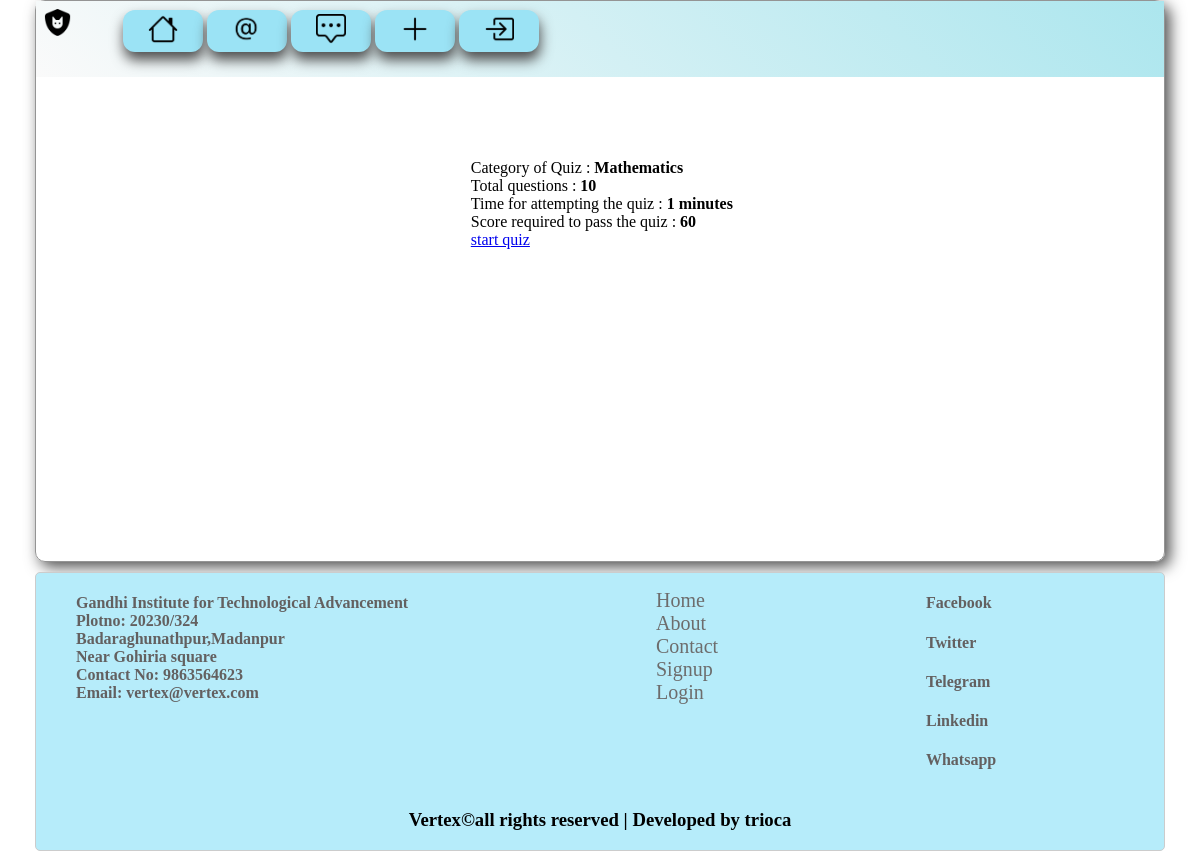
/Mathematics/, run on the app's committed database.
### Point/models.py (models this page shows, shortened)
class Category(models.Model):
    sl_no=models.AutoField(primary_key=True)
    name=models.CharField(max_length=100,default="No Name")
    number_of_questions=models.IntegerField(default=10)
    time=models.IntegerField(help_text="duration of the quiz in minutes.",default=1)
    required_score=models.IntegerField(help_text="required score to pass the quiz.",default=60)
    cat=models.CharField(max_length=50)
    cat_img=models.ImageField(upload_to="static/category_media",blank=True)
    parent=models.ForeignKey('self',on_delete=models.CASCADE,null=True,blank=True)
    class Meta:
        verbose_name_plural='Categories'

### Point/views.py (the view)
# urls.py: path('<str:cat>/',views.viewCat,name="viewCat"),
def viewCat(request,cat):
    obj=Category.objects.filter(cat=cat).first()
    return render(request,'Point/viewCat.html',{'obj':obj})

### templates/Point/viewCat.html (shortened to what this page needs)
{% extends 'base.html' %}
{% block body %}
<div id="viewCat">
    <div id="infor">
        <ul>
            <li>Category of Quiz : <b>{{obj.cat}}</b></li>
            <li>Total questions : <b>{{obj.number_of_questions}}</b></li>
            <li>Time for attempting the quiz : <b>{{obj.time}} minutes</b></li>
            <li>Score required to pass the quiz : <b>{{obj.required_score}}</b></li>
            <li><a href="/{{obj.cat}}/quiz" value={{obj.cat}} method="GET" name='quiz'>start quiz</a></li>
        </ul>
    </div>
</div>
{%endblock body%}

### static/css/base.css (style rules this page uses)
body { margin: 0; padding: 0; background-color: rgb(255, 255, 255); }

### data on the page
Category: cat "Mathematics", number_of_questions "10", time "1", required_score "60"
